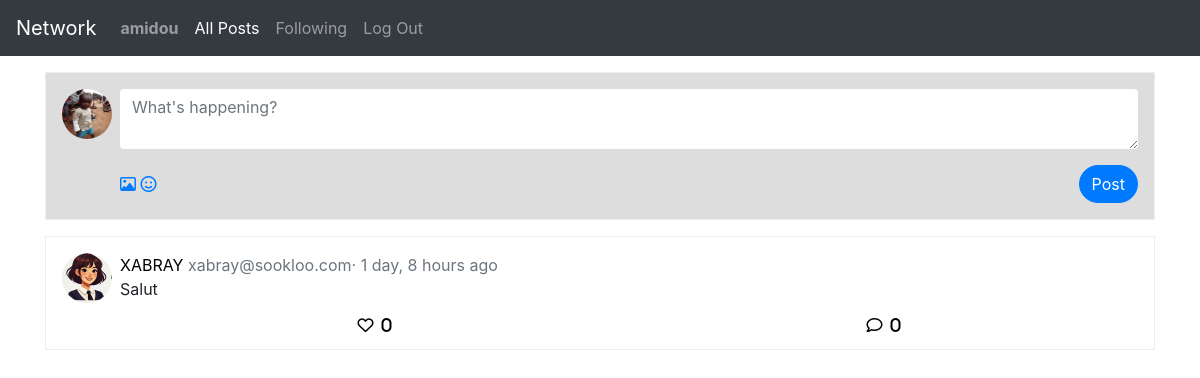
/ (signed in), run on an earlier commit of the app's database.
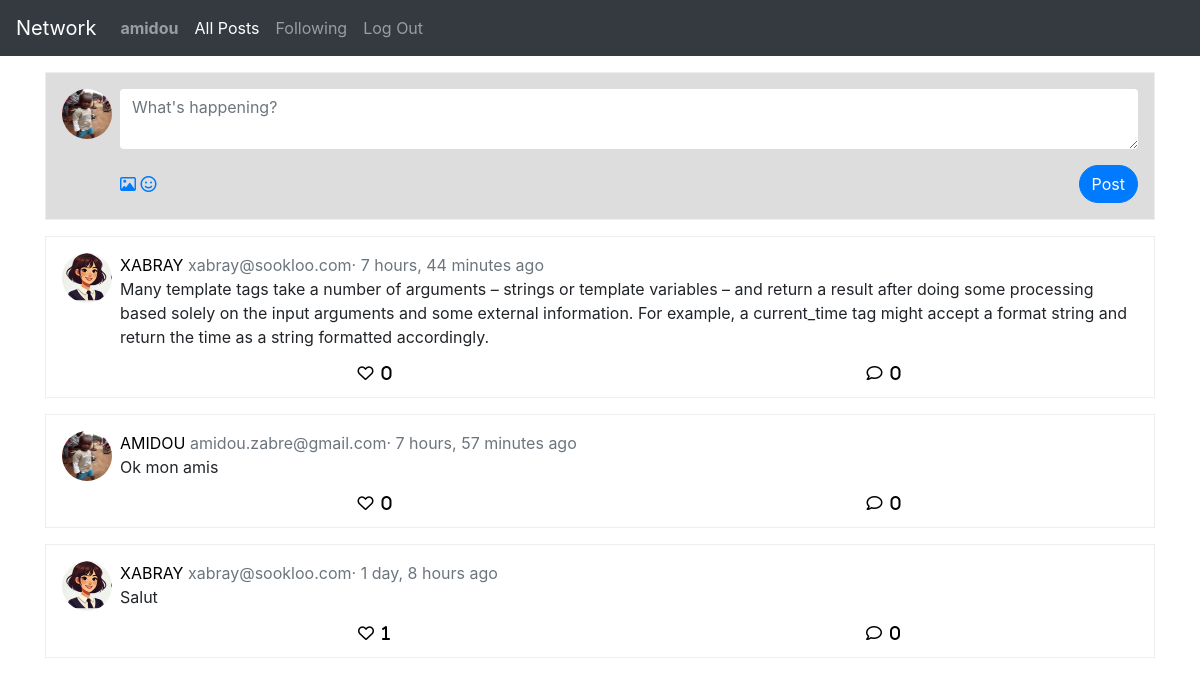
And on a later commit of the database.
### network/models.py (models this page shows)
class User(AbstractUser):
    bio = models.TextField(blank=True)
    user_img = models.ImageField(upload_to='user_images/', default="user_images/blank_user_img.png")

class Post(models.Model):
    user = models.ForeignKey(User, on_delete=models.CASCADE)
    content = models.TextField()
    created_at = models.DateTimeField(auto_now_add=True)

### network/views.py (the view)
# urls.py: path("", views.index, name="index"),
def index(request):
    posts = Post.objects.all().order_by('-created_at')
    return render(request, "network/index.html", context={
        'posts':posts
    })

### network/templates/network/index.html (shortened to what this page needs)
{% extends "network/layout.html" %}
{% block body %}
    {% if user.is_authenticated %}
        <div class="post-box compose">
            <div class="d-flex">
                <img src="{{  user.user_img.url }}" class="profile-img me-2 mr-2" alt="Profile">
                <div class="flex-grow-1">
                    <form action="{% url 'post_add' %}" method="post">
                        <textarea name="content" class="form-control border-0" placeholder="What's happening?" required></textarea>
                        <div class="d-flex justify-content-between align-items-center mt-3">
                            <div>
                                <i class="far fa-image text-primary"></i>
                                <i class="far fa-smile text-primary ms-3"></i>
                            </div>
                            <input type="submit" class="btn btn-primary rounded-pill" value="Post"/>
                        </div>
                    </form>
                </div>
            </div>
        </div>
        <div class="posts">
            {% for post in posts%}
            <div class="post-box">
                <div class="d-flex">
                    <img src="{{ post.user.user_img.url }}" class="profile-img me-2 mr-2" alt="Profile">
                    <div class="d-flex flex-column flex-grow-1">
                        <div class="mb-0">
                            <a href="{% url 'profile' post.user.username %}">{{post.user.username|upper}} </a>
                            <span class="text-muted">
                                {{post.user.email}}·
                                {{post.created_at|timesince }} ago
                            </span>
                        </div>
                        <p>
                            {{post.content}}
                        </p>
                        <div class="d-flex justify-content-around w-100">
                            <a href="#" class="far fa-heart"><span class="pl-2">{{ post.likes.count }}</span></a>
                            <a href="#" class="far fa-comment"><span class="pl-2">0</span></a>
                        </div>
                    </div>
                </div>
            </div>
            {% endfor %}
        </div>
    {% endif %}
{% endblock %}

### network/templates/network/layout.html (shortened to what this page needs)
{% load static %}
<!DOCTYPE html>
<html lang="en">
    <head>
        <link rel="stylesheet" href="https://stackpath.bootstrapcdn.com/bootstrap/4.4.1/css/bootstrap.min.css">
        <link rel="stylesheet" href="https://cdnjs.cloudflare.com/ajax/libs/font-awesome/6.0.0/css/all.min.css">
        <link href="{% static 'network/styles.css' %}" rel="stylesheet">
    </head>
    <body>
        <nav class="navbar navbar-expand-lg bg-dark navbar-dark fixed-top ">
            <a class="navbar-brand" href="#">Network</a>
            <div>
              <ul class="navbar-nav mr-auto">
                {% if user.is_authenticated %}
                    <li class="nav-item">
                        <a class="nav-link" href="{% url 'profile' user.username %}"><strong>{{ user.username }}</strong></a>
                    </li>
                {% endif %}
                <li class="nav-item">
                  <a class="nav-link active" href="{% url 'index' %}">All Posts</a>
                </li>
                {% if user.is_authenticated %}
                    <li class="nav-item">
                        <a class="nav-link" href="#">Following</a>
                    </li>
                    <li class="nav-item">
                        <a class="nav-link" href="{% url 'logout' %}">Log Out</a>
                    </li>
                {% endif %}
              </ul>
            </div>
          </nav>
        <div class="body">
            <div class="container">
                <div class="row">
                    <div class="col-12">
                        {% block body %}
                        {% endblock %}
                    </div>
                </div>
            </div>
        </div>
    </body>
</html>

### network/static/network/styles.css (style rules this page uses)
.body { padding-top: 72px; }
.post-box { border: 1px solid #eee; padding: 1rem; margin-bottom: 1rem; }
.post-box.compose { background-color: rgb(221, 221, 221); }
.post-box a { text-decoration: none; color: black; }
.profile-img { width: 50px; height: 50px; border-radius: 50%; }

What changed in the data, as far as the page shows it:
added Post: user.user_img (placeholder picture), user.username "XABRAY", user.email "xabray@sookloo.com", created_at "7 hours, 44 minutes", content "Many template tags take a number of arguments – strings or template variables – and return a result after doing some processing based solely on the input arguments and some external information. For example, a current_time tag might accept a format string and return the time as a string formatted accordingly.", likes.count "0"
added Post: user.user_img (picture), user.username "AMIDOU", user.email "amidou.zabre@gmail.com", created_at "7 hours, 57 minutes", content "Ok mon amis", likes.count "0"
computed for Post "1 day, 8 hours": likes.count "0" → "1"
